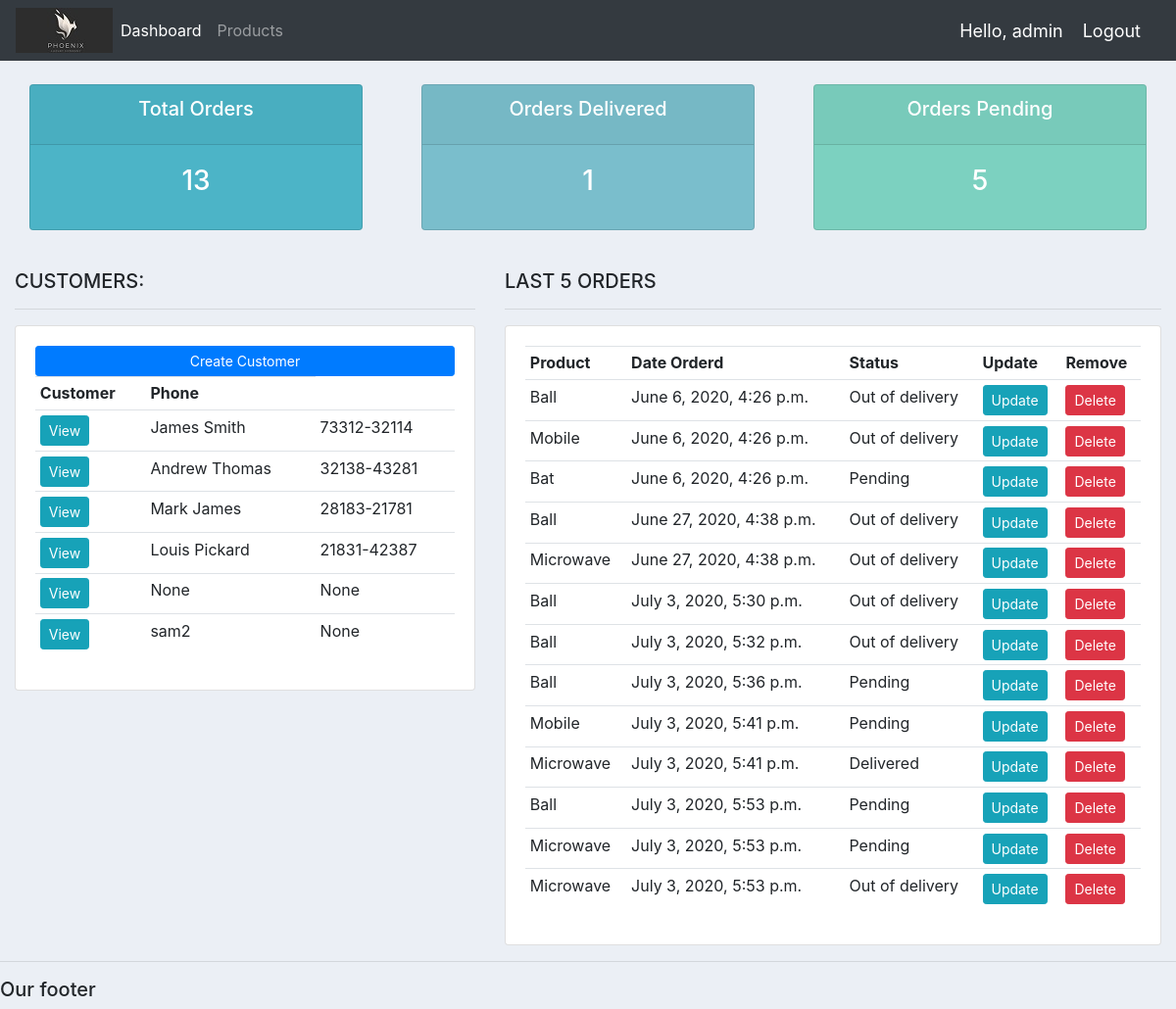
The app's page / (signed in), older data.
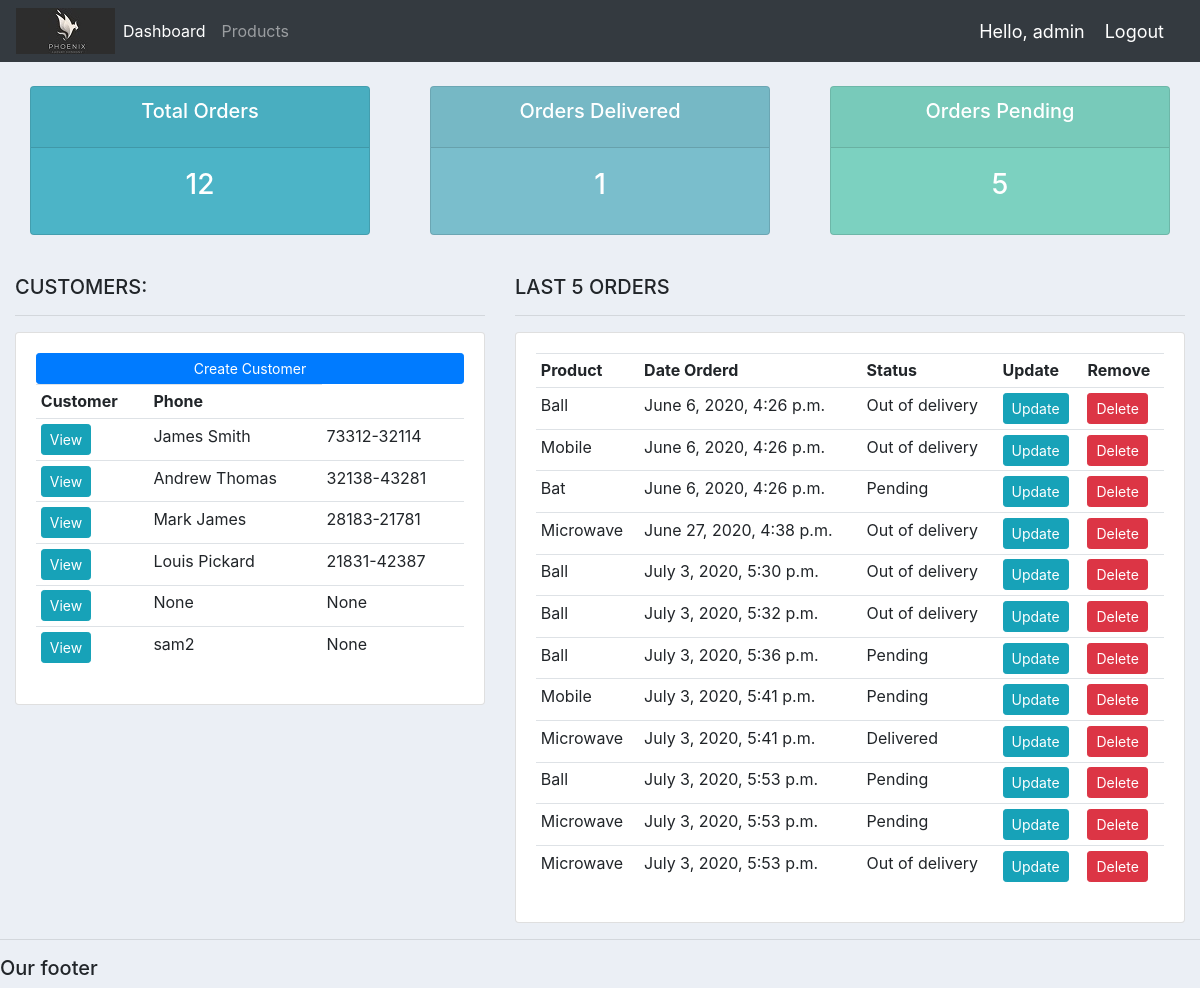
The same page, newer data.
### accounts/models.py (models this page shows, shortened)
class Customer(models.Model):
	user = models.OneToOneField(User, null=True, on_delete=models.CASCADE)
	name = models.CharField(max_length = 200, null=True)
	phone = models.CharField(max_length = 200, null=True)
	email = models.CharField(max_length = 200, null=True)
	date_create = models.DateTimeField(auto_now_add=True, null=True)

class order(models.Model):
	STATUS = (
		('Pending', 'Pending'),
		('Out of delivery', 'Out of delivery'),
		('Delivered', 'Delivered'),
		)
	customer = models.ForeignKey(Customer, null=True, on_delete = models.SET_NULL)
	product = models.ForeignKey(Product, null=True, on_delete = models.SET_NULL)
	date_created = models.DateTimeField(auto_now_add=True, null=True)
	status = models.CharField(max_length=200, null=True, choices=STATUS)
	note = models.CharField(max_length = 1000, null=True, blank=True)

class Product(models.Model):
	CATAGORY = (
			('Indoor', 'Indoor'),
			('Out door', 'Out door'),
		)
	name = models.CharField(max_length = 200, null=True)
	price = models.FloatField(null=True)
	category = models.CharField(max_length = 200, null=True, choices = CATAGORY)
	description = models.CharField(max_length = 200, null=True, blank=True)
	date_created = models.DateTimeField(auto_now_add=True, null=True)
	tags =models.ManyToManyField(Tag)
	def __str__(self):
		return self.name

### accounts/decorators.py (the view)
	def wrapper_func(request, *args, **kwargs):
		group = None
		if request.user.groups.exists():
			group = request.user.groups.all()[0].name
		if group == 'customer':
			return redirect('user')
		elif group == 'admin':
			return view_func(request, *args, **kwargs)
		else:
			print(group)
			return HttpResponse('Not authorized')

### accounts/views.py (called while the page is built)
@login_required(login_url='login')
@admin_only
def home(request):
	orders = order.objects.all()
	customers = Customer.objects.all()
	total_customers = customers.count()
	total_orders = order.objects.all().count()
	delivered = orders.filter(status='Delivered').count()
	pending = orders.filter(status='Pending').count()
	context = {
		'orders': orders,
		'customers': customers,
		'total_customers': total_customers,
		'total_orders': total_orders,
		'delivered': delivered,
		'pending': pending
	}
	return render(request,'accounts/dashboard.html', context)

### accounts/templates/accounts/dashboard.html
{% extends 'accounts/main.html' %}
{% block content %}
{% include 'accounts/status.html' %}
<br>
<div class="row">
	<div class="col-md-5">
		<h5>CUSTOMERS:</h5>
		<hr>
		<div class="card card-body">
			<a class="btn btn-primary  btn-sm btn-block" href="">Create Customer</a>
			<table class="table table-sm">
				<tr>
					<th>Customer</th>
					<th>Phone</th>
				</tr>
				{% for customer in customers %}
					<tr>
						<td><a class="btn btn-sm btn-info" href="{% url 'customer' customer.id %}">View</a></td>
						<td>{{customer.name}}</td>
						<td>{{customer.phone}}</td>
					</tr>
				{% endfor %}
			</table>
		</div>
	</div>
	<div class="col-md-7">
		<h5>LAST 5 ORDERS</h5>
		<hr>
		<div class="card card-body">
			<table class="table table-sm">
				<tr>
					<th>Product</th>
					<th>Date Orderd</th>
					<th>Status</th>
					<th>Update</th>
					<th>Remove</th>
				</tr>
				{% for order in orders %}
					<tr>
						<td>{{order.product}}</td>
						<td>{{order.date_created}}</td>
						<td>{{order.status}}</td>
						<td><a class="btn btn-sm btn-info" href="{% url 'update_order' order.id %}">Update</a></td>
						<td><a class="btn btn-sm btn-danger" href="{% url 'delete_order' order.id %}">Delete</a></td>
					</tr>
				{% endfor %}
			</table>
		</div>
	</div>
</div>
{% endblock %}

Row changes from the older to the newer data that the page shows:
removed order: product "Ball", date_created "June 27, 2020, 4:38 p.m.", status "Out of delivery"
Text that changed along with them:
{{ total_orders }}: "13" → "12"
